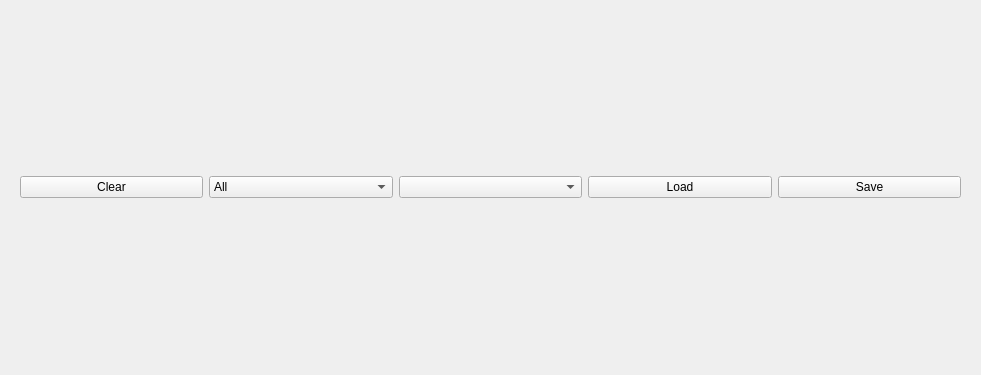
<?xml version="1.0" encoding="UTF-8"?>
<ui version="4.0">
 <class>SurfaceBuilder</class>
 <widget class="QFrame" name="SurfaceBuilder">
  <property name="geometry">
   <rect>
    <x>0</x>
    <y>0</y>
    <width>981</width>
    <height>375</height>
   </rect>
  </property>
  <property name="windowTitle">
   <string>Frame</string>
  </property>
  <layout class="QVBoxLayout" name="verticalLayout_2">
   <item>
    <widget class="QFrame" name="horizontalFrame">
     <property name="sizePolicy">
      <sizepolicy hsizetype="Preferred" vsizetype="Fixed">
       <horstretch>0</horstretch>
       <verstretch>0</verstretch>
      </sizepolicy>
     </property>
     <layout class="QHBoxLayout" name="horizontalLayout">
      <item>
       <widget class="QPushButton" name="buttonClear">
        <property name="enabled">
         <bool>true</bool>
        </property>
        <property name="text">
         <string>Clear</string>
        </property>
       </widget>
      </item>
      <item>
       <widget class="QComboBox" name="selectClear">
        <item>
         <property name="text">
          <string>All</string>
         </property>
        </item>
        <item>
         <property name="text">
          <string>Walls</string>
         </property>
        </item>
        <item>
         <property name="text">
          <string>Spawns</string>
         </property>
        </item>
        <item>
         <property name="text">
          <string>Teleporters</string>
         </property>
        </item>
        <item>
         <property name="text">
          <string>Snakes</string>
         </property>
        </item>
       </widget>
      </item>
      <item>
       <widget class="QComboBox" name="selectTool"/>
      </item>
      <item>
       <widget class="QPushButton" name="buttonLoad">
        <property name="text">
         <string>Load</string>
        </property>
       </widget>
      </item>
      <item>
       <widget class="QPushButton" name="buttonSave">
        <property name="text">
         <string>Save</string>
        </property>
       </widget>
      </item>
     </layout>
    </widget>
   </item>
   <item>
    <layout class="QVBoxLayout" name="surfaceRows">
     <property name="spacing">
      <number>0</number>
     </property>
    </layout>
   </item>
  </layout>
 </widget>
 <resources/>
 <connections/>
</ui>
